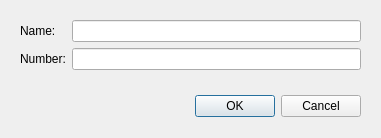
<?xml version="1.0" encoding="UTF-8"?>
<ui version="4.0">
 <class>EditDialog</class>
 <widget class="QDialog" name="EditDialog">
  <property name="geometry">
   <rect>
    <x>0</x>
    <y>0</y>
    <width>381</width>
    <height>138</height>
   </rect>
  </property>
  <property name="windowTitle">
   <string>Dialog</string>
  </property>
  <widget class="QDialogButtonBox" name="buttonBox">
   <property name="geometry">
    <rect>
     <x>20</x>
     <y>90</y>
     <width>341</width>
     <height>32</height>
    </rect>
   </property>
   <property name="orientation">
    <enum>Qt::Horizontal</enum>
   </property>
   <property name="standardButtons">
    <set>QDialogButtonBox::Cancel|QDialogButtonBox::Ok</set>
   </property>
  </widget>
  <widget class="QWidget" name="">
   <property name="geometry">
    <rect>
     <x>20</x>
     <y>10</y>
     <width>341</width>
     <height>71</height>
    </rect>
   </property>
   <layout class="QGridLayout" name="gridLayout">
    <item row="0" column="0">
     <layout class="QVBoxLayout" name="verticalLayout_2">
      <item>
       <widget class="QLabel" name="label">
        <property name="text">
         <string>Name:</string>
        </property>
       </widget>
      </item>
      <item>
       <widget class="QLabel" name="label_2">
        <property name="text">
         <string>Number:</string>
        </property>
       </widget>
      </item>
     </layout>
    </item>
    <item row="0" column="1">
     <layout class="QVBoxLayout" name="verticalLayout">
      <item>
       <widget class="QLineEdit" name="nameEdit"/>
      </item>
      <item>
       <widget class="QLineEdit" name="numberEdit"/>
      </item>
     </layout>
    </item>
   </layout>
  </widget>
 </widget>
 <resources/>
 <connections>
  <connection>
   <sender>buttonBox</sender>
   <signal>accepted()</signal>
   <receiver>EditDialog</receiver>
   <slot>accept()</slot>
   <hints>
    <hint type="sourcelabel">
     <x>248</x>
     <y>254</y>
    </hint>
    <hint type="destinationlabel">
     <x>157</x>
     <y>274</y>
    </hint>
   </hints>
  </connection>
  <connection>
   <sender>buttonBox</sender>
   <signal>rejected()</signal>
   <receiver>EditDialog</receiver>
   <slot>reject()</slot>
   <hints>
    <hint type="sourcelabel">
     <x>316</x>
     <y>260</y>
    </hint>
    <hint type="destinationlabel">
     <x>286</x>
     <y>274</y>
    </hint>
   </hints>
  </connection>
 </connections>
</ui>
